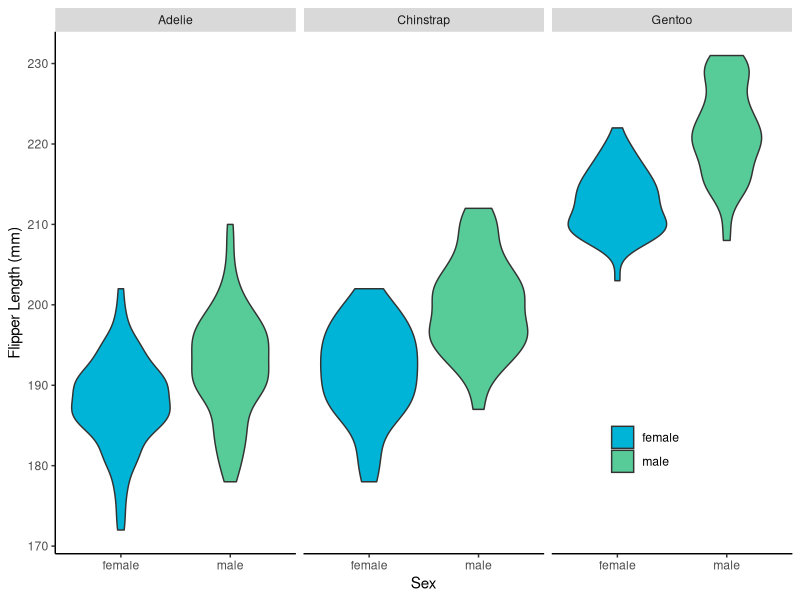
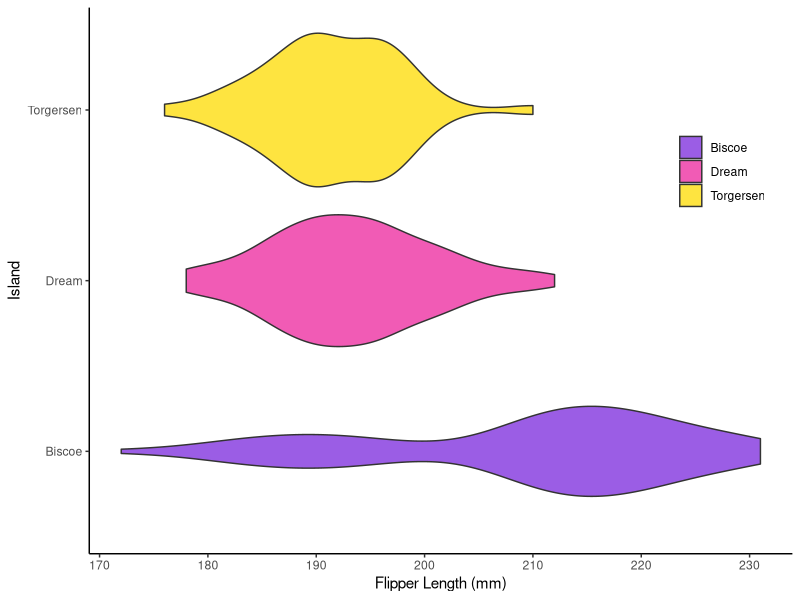
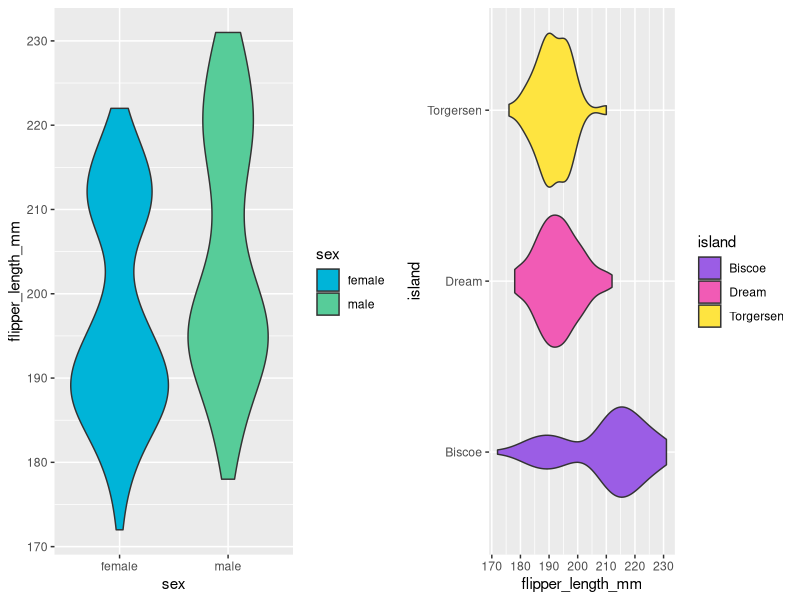

These figures' R source, in order:
## ---- chunk 1
library(palmerpenguins)
library(dplyr)
library(ggplot2)
## ---- chunk 2
peng <- dplyr:: filter(.data = penguins, sex != "NA")
## ---- chunk 3
peng.plot <- ggplot(data = peng, mapping = aes(x = sex, y = flipper_length_mm, fill = sex)) +
  geom_violin() +
  scale_fill_manual(values = c("female" = "#00b4d8",
                               "male" = "#57cc99"))
## ---- chunk 4
peng.plot +
  labs(x = "Sex", y = "Flipper Length (mm)") +
  theme (panel.background = element_blank(), axis.line = element_line(color = "black"), legend.title = element_blank(), legend.position = c(0.8,0.2)) +
  facet_grid(. ~ species)
## ---- chunk 5
peng.plot2 <- ggplot(data = peng, mapping = aes(x = flipper_length_mm, y = island, fill = island)) +
  geom_violin() +
  scale_fill_manual(values = c("Dream" = "#F15BB5",
                                "Torgersen" = "#FEE440",
                                "Biscoe" = "#9B5DE5")) 
  
## ---- chunk 6
peng.plot2 +
  labs(x = "Flipper Length (mm)", y = "Island")  +
  theme (panel.background = element_blank(), axis.line = element_line(color = "black"), legend.title = element_blank(), legend.position = c(0.9,0.7))
## ---- chunk 7
cowplot :: plot_grid(peng.plot, peng.plot2, ncol = 2, nrow = 1)
